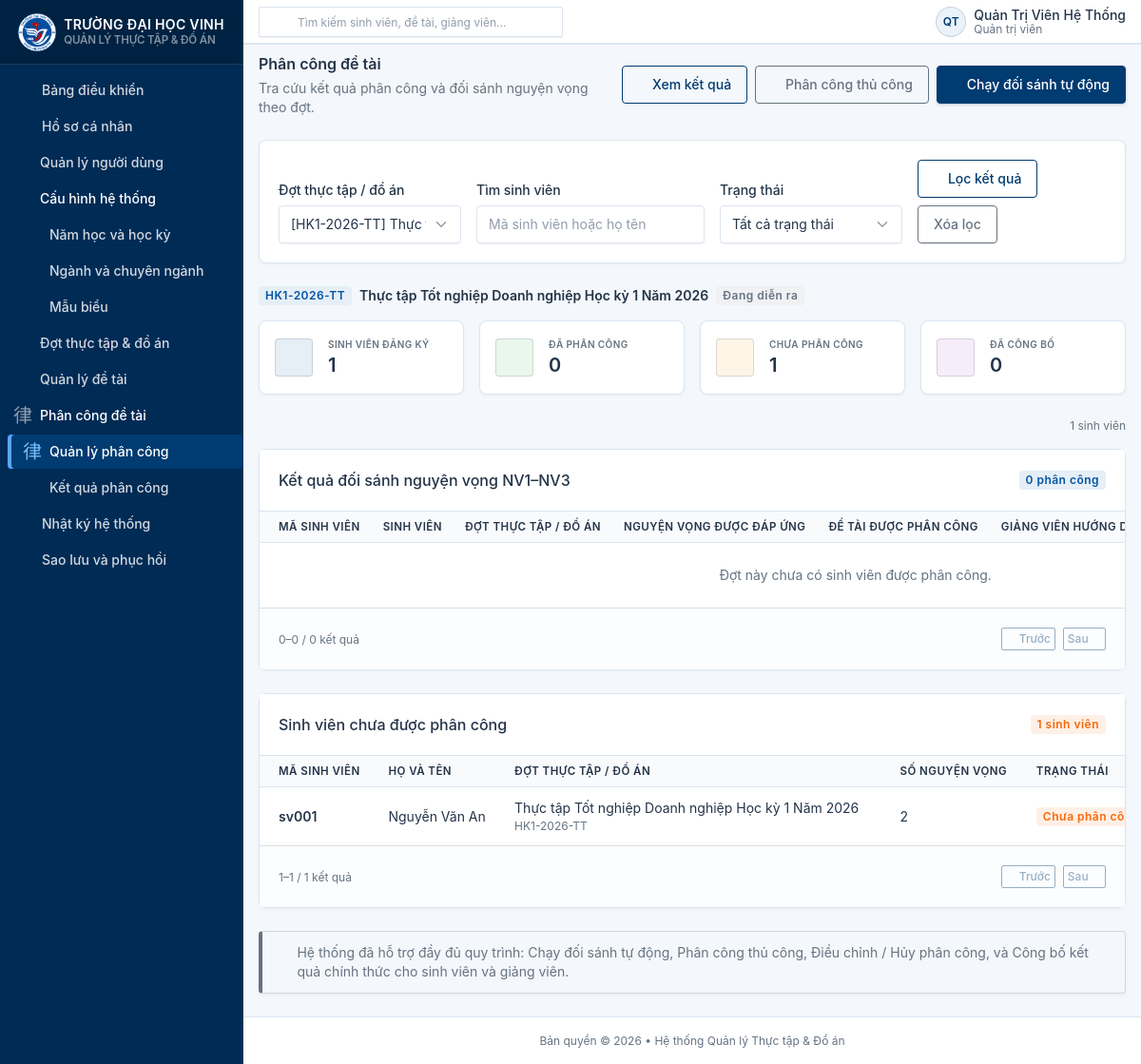
Screenshot of /assignments (signed in) with the database file from the repository.
### tables this page shows
CREATE TABLE IF NOT EXISTS `internship_periods` (
    `id` INT UNSIGNED AUTO_INCREMENT PRIMARY KEY COMMENT 'Khóa chính tự tăng',
    `code` VARCHAR(50) NOT NULL COMMENT 'Mã đợt định danh duy nhất (vd: HK1-2026-TT, HK2-2026-DA)',
    `name` VARCHAR(150) NOT NULL COMMENT 'Tên hiển thị của đợt thực tập / đồ án',
    `type` ENUM('internship', 'graduation_project') NOT NULL COMMENT 'Loại đợt: internship (Thực tập) hoặc graduation_project (Đồ án tốt nghiệp)',
    `start_date` DATE NOT NULL COMMENT 'Ngày bắt đầu đợt (YYYY-MM-DD)',
    `end_date` DATE NOT NULL COMMENT 'Ngày kết thúc đợt (YYYY-MM-DD)',
    `status` ENUM('draft', 'active', 'closed') NOT NULL DEFAULT 'draft' COMMENT 'Trạng thái đợt: draft (Nháp/Chưa mở), active (Đang diễn ra), closed (Đã kết thúc/Đóng)',
    `description` TEXT NULL COMMENT 'Mô tả chi tiết, quy định hoặc thông báo cho đợt',
    `created_at` DATETIME NOT NULL DEFAULT CURRENT_TIMESTAMP COMMENT 'Thời điểm tạo bản ghi',
    `updated_at` DATETIME NOT NULL DEFAULT CURRENT_TIMESTAMP ON UPDATE CURRENT_TIMESTAMP COMMENT 'Thời điểm cập nhật cuối',
    UNIQUE KEY `uk_internship_periods_code` (`code`),
    INDEX `idx_internship_periods_status` (`status`),
    INDEX `idx_internship_periods_type` (`type`),
    INDEX `idx_internship_periods_dates` (`start_date`, `end_date`),
    CONSTRAINT `chk_period_dates` CHECK (`end_date` >= `start_date`)
);

CREATE TABLE IF NOT EXISTS `users` (
    `id` INT UNSIGNED AUTO_INCREMENT PRIMARY KEY,
    `username` VARCHAR(50) NOT NULL UNIQUE COMMENT 'Tên đăng nhập / Mã sinh viên / Mã giảng viên',
    `email` VARCHAR(100) NOT NULL UNIQUE COMMENT 'Email liên hệ chính thức',
    `password` VARCHAR(255) NOT NULL COMMENT 'Mật khẩu đã được mã hóa Bcrypt an toàn',
    `full_name` VARCHAR(100) NOT NULL COMMENT 'Họ và tên đầy đủ',
    `phone` VARCHAR(20) NULL COMMENT 'Số điện thoại liên lạc',
    `avatar` VARCHAR(255) NULL COMMENT 'Đường dẫn ảnh đại diện (kế thừa cũ)',
    `avatar_path` VARCHAR(255) NULL COMMENT 'Đường dẫn ảnh đại diện chuẩn hóa',
    `status` TINYINT(1) NOT NULL DEFAULT 1 COMMENT 'Trạng thái tài khoản: 1 = Hoạt động, 0 = Bị khóa',
    `created_at` DATETIME NOT NULL DEFAULT CURRENT_TIMESTAMP,
    `updated_at` DATETIME NOT NULL DEFAULT CURRENT_TIMESTAMP ON UPDATE CURRENT_TIMESTAMP,
    INDEX `idx_users_status` (`status`)
);

### app/Views/assignments/index.php (the view, shortened to what the rows shown need)
<?php
require dirname(__DIR__) . '/layouts/header.php';
$escape = static fn(mixed $value): string => htmlspecialchars(
    is_scalar($value) ? (string)$value : '',
    ENT_QUOTES,
    'UTF-8'
);
$periods = is_array($periods ?? null) ? $periods : [];
$assignments = is_array($assignments ?? null) ? $assignments : [];
$unassigned = is_array($unassigned ?? null) ? $unassigned : [];
$statistics = is_array($statistics ?? null) ? $statistics : [];
$statusLabels = is_array($statusLabels ?? null) ? $statusLabels : [];
$filters = is_array($filters ?? null) ? $filters : [];
$selectedStatus = is_string($_GET['status'] ?? null)
    ? trim($_GET['status'])
    : (string)($filters['status'] ?? '');
if ($selectedStatus !== 'unassigned' && !array_key_exists($selectedStatus, $statusLabels)) {
    $selectedStatus = '';
}
$isManager = !empty($isManager);
$currentPeriod = (int)($currentPeriod ?? 0);
$keyword = is_string($filters['keyword'] ?? null) ? trim($filters['keyword']) : '';
$searchKeyword = mb_strtolower($keyword, 'UTF-8');
$assignments = array_values(array_filter(
    $assignments,
    static function (array $assignment) use ($selectedStatus, $statusLabels, $searchKeyword): bool {
        $status = (string)($assignment['status'] ?? '');
        if ($selectedStatus === 'unassigned'
            || ($selectedStatus !== '' && isset($statusLabels[$selectedStatus]) && $status !== $selectedStatus)) {
            return false;
        }
        if ($searchKeyword === '') {
            return true;
        }
        $studentText = mb_strtolower(
            (string)($assignment['student_code'] ?? '') . ' ' . (string)($assignment['student_name'] ?? ''),
            'UTF-8'
        );
        return str_contains($studentText, $searchKeyword);
    }
));
$unassigned = array_values(array_filter(
    $unassigned,
    static function (array $student) use ($selectedStatus, $searchKeyword): bool {
        if ($selectedStatus !== '' && $selectedStatus !== 'unassigned') {
            return false;
        }
        if ($searchKeyword === '') {
            return true;
        }
        $studentText = mb_strtolower(
            (string)($student['student_code'] ?? '') . ' ' . (string)($student['student_name'] ?? ''),
            'UTF-8'
        );
        return str_contains($studentText, $searchKeyword);
    }
));
$selectedPeriod = null;
foreach ($periods as $period) {
    if ((int)($period['id'] ?? 0) === $currentPeriod) {
        $selectedPeriod = $period;
        break;
    }
}
?>
<div class="container-xl assignment-page">
    <?php if (!$isManager): ?>
        <div class="alert alert-warning" role="alert">
            Bạn không có quyền xem danh sách phân công. Chức năng này chỉ dành cho cán bộ có quyền quản lý.
        </div>
    <?php else: ?>
        <div class="d-flex flex-column flex-lg-row align-items-lg-center justify-content-between gap-3 mb-4">
            <div>
                <h2 class="h3 mb-1">Phân công đề tài</h2>
            </div>
        </div>
        <?php if (!$periods): ?>
            <div class="card">
                <div class="card-body text-center py-5">
                    <span class="empty-state-icon mb-3"><i class="ti ti-calendar-off fs-2"></i></span>
                    <h3 class="h4">Chưa có đợt thực tập hoặc đồ án</h3>
                    <p class="text-secondary mb-0">Tạo đợt trước khi xem hoặc thực hiện đối sánh phân công.</p>
                </div>
            </div>
        <?php elseif (!$selectedPeriod): ?>
            <div class="alert alert-info" role="status">Vui lòng chọn một đợt hợp lệ để xem kết quả.</div>
        <?php else: ?>
            <div class="d-flex flex-wrap align-items-center gap-2 mb-3">
                <span class="badge bg-blue-lt text-blue"><?= $escape($selectedPeriod['code'] ?? '') ?></span>
                <h3 class="h4 mb-0"><?= $escape($selectedPeriod['name'] ?? '') ?></h3>
                <span class="badge bg-secondary-lt text-secondary">
                    <?= $escape(\App\Models\InternshipPeriod::STATUS_LABELS[$selectedPeriod['status'] ?? ''] ?? ($selectedPeriod['status'] ?? '')) ?>
                </span>
            </div>
            <div class="row row-deck row-cards mb-4">
                <?php
                $statCards = [
                    ['label' => 'Sinh viên đăng ký', 'value' => $statistics['total_registered'] ?? 0, 'icon' => 'ti-users', 'color' => 'blue'],
                    ['label' => 'Đã phân công', 'value' => $statistics['active_assignments'] ?? 0, 'icon' => 'ti-user-check', 'color' => 'green'],
                    ['label' => 'Chưa phân công', 'value' => $statistics['unassigned_count'] ?? 0, 'icon' => 'ti-user-question', 'color' => 'yellow'],
                    ['label' => 'Đã công bố', 'value' => $statistics['published_count'] ?? 0, 'icon' => 'ti-speakerphone', 'color' => 'purple'],
                ];
                ?>
                <?php foreach ($statCards as $stat): ?>
                    <div class="col-6 col-xl-3">
                        <div class="card card-sm h-100">
                            <div class="card-body">
                                <div class="d-flex align-items-center gap-3">
                                    <span class="avatar bg-<?= $escape($stat['color']) ?>-lt text-<?= $escape($stat['color']) ?>">
                                        <i class="ti <?= $escape($stat['icon']) ?> fs-2"></i>
                                    </span>
                                    <div>
                                        <div class="subheader"><?= $escape($stat['label']) ?></div>
                                        <div class="h2 mb-0"><?= (int)$stat['value'] ?></div>
                                    </div>
                                </div>
                            </div>
                        </div>
                    </div>
                <?php endforeach; ?>
            </div>
            <div class="d-flex justify-content-end mb-3">
                <span class="text-secondary small" id="assignment-result-count" aria-live="polite">
                </span>
            </div>
            <?php require __DIR__ . '/results.php'; ?>
            <div class="alert alert-success-lt mt-4 mb-0 d-flex align-items-center gap-2" role="note">
                <i class="ti ti-info-circle fs-3 text-success"></i>
                <div>
                    Hệ thống đã hỗ trợ đầy đủ quy trình: Chạy đối sánh tự động, Phân công thủ công, Điều chỉnh / Hủy phân công, và Công bố kết quả chính thức cho sinh viên và giảng viên.
                </div>
            </div>
        <?php endif; ?>
    <?php endif; ?>
</div>
<?php require dirname(__DIR__) . '/layouts/footer.php'; ?>

### app/Views/assignments/results.php (shortened to what the rows shown need)
<?php
$assignments = is_array($assignments ?? null) ? $assignments : [];
$unassigned = is_array($unassigned ?? null) ? $unassigned : [];
$selectedPeriod = is_array($selectedPeriod ?? null) ? $selectedPeriod : [];
$escape = $escape ?? static fn(mixed $value): string => htmlspecialchars(
    is_scalar($value) ? (string)$value : '',
    ENT_QUOTES,
    'UTF-8'
);
?>
<section id="assignment-results" aria-labelledby="assignment-results-heading">
    <div class="card mb-4">
        <div class="card-header d-flex flex-wrap align-items-center justify-content-between gap-2">
            <h3 class="card-title mb-0" id="assignment-results-heading">Kết quả đối sánh nguyện vọng NV1–NV3</h3>
            <span class="badge bg-blue-lt text-blue"><?= count($assignments) ?> phân công</span>
        </div>
        <div class="table-responsive">
            <table class="table table-vcenter card-table assignment-table" data-assignment-table="assigned">
                <thead>
                    <tr>
                        <th>Mã sinh viên</th>
                        <th>Sinh viên</th>
                        <th>Đợt thực tập / đồ án</th>
                        <th>Nguyện vọng được đáp ứng</th>
                        <th>Đề tài được phân công</th>
                        <th>Giảng viên hướng dẫn</th>
                    </tr>
                </thead>
                <tbody>
                    <tr id="assignment-empty-filter" <?= $assignments ? 'hidden' : '' ?>>
                        <td colspan="9" class="text-center text-secondary py-4">
                            <?= $assignments ? 'Không có kết quả phù hợp bộ lọc.' : 'Đợt này chưa có sinh viên được phân công.' ?>
                        </td>
                    </tr>
                </tbody>
            </table>
        </div>
        <div class="card-footer d-flex flex-wrap align-items-center justify-content-between gap-2"
             data-assignment-pagination="assigned" hidden>
            <span class="text-secondary small" data-page-summary aria-live="polite"></span>
            <nav aria-label="Phân trang kết quả phân công" class="d-flex gap-2">
                <button type="button" class="btn btn-sm btn-outline-primary" data-page-previous>
                    <i class="ti ti-chevron-left me-1" aria-hidden="true"></i>Trước
                </button>
                <button type="button" class="btn btn-sm btn-outline-primary" data-page-next>
                    Sau<i class="ti ti-chevron-right ms-1" aria-hidden="true"></i>
                </button>
            </nav>
        </div>
    </div>
    <div class="card">
        <div class="card-header d-flex flex-wrap align-items-center justify-content-between gap-2">
            <h3 class="card-title mb-0">Sinh viên chưa được phân công</h3>
            <span class="badge bg-warning-lt text-warning"><?= count($unassigned) ?> sinh viên</span>
        </div>
        <div class="table-responsive">
            <table class="table table-vcenter card-table assignment-table" data-assignment-table="unassigned">
                <thead>
                    <tr>
                        <th>Mã sinh viên</th>
                        <th>Họ và tên</th>
                        <th>Đợt thực tập / đồ án</th>
                        <th>Số nguyện vọng</th>
                        <th>Trạng thái</th>
                    </tr>
                </thead>
                <tbody>
                    <?php foreach ($unassigned as $student): ?>
                        <?php
                        $studentSearch = mb_strtolower(
                            (string)($student['student_code'] ?? '') . ' ' . (string)($student['student_name'] ?? ''),
                            'UTF-8'
                        );
                        ?>
                        <tr class="assignment-filter-row" data-search="<?= $escape($studentSearch) ?>" data-status="unassigned">
                            <td class="fw-semibold"><?= $escape($student['student_code'] ?? '') ?></td>
                            <td><?= $escape($student['student_name'] ?? '') ?></td>
                            <td>
                                <div><?= $escape($selectedPeriod['name'] ?? '') ?></div>
                                <div class="text-secondary small"><?= $escape($selectedPeriod['code'] ?? '') ?></div>
                            </td>
                            <td><?= (int)($student['wishes_count'] ?? 0) ?></td>
                            <td><span class="badge bg-warning-lt text-warning">Chưa phân công</span></td>
                        </tr>
                    <?php endforeach; ?>
                </tbody>
            </table>
        </div>
        <div class="card-footer d-flex flex-wrap align-items-center justify-content-between gap-2"
             data-assignment-pagination="unassigned" hidden>
            <span class="text-secondary small" data-page-summary aria-live="polite"></span>
            <nav aria-label="Phân trang danh sách chưa phân công" class="d-flex gap-2">
                <button type="button" class="btn btn-sm btn-outline-primary" data-page-previous>
                    <i class="ti ti-chevron-left me-1" aria-hidden="true"></i>Trước
                </button>
                <button type="button" class="btn btn-sm btn-outline-primary" data-page-next>
                    Sau<i class="ti ti-chevron-right ms-1" aria-hidden="true"></i>
                </button>
            </nav>
        </div>
    </div>
</section>

### rows the page displays
internship_periods: code "HK1-2026-TT", name "Thực tập Tốt nghiệp Doanh nghiệp Học kỳ 1 Năm 2026", status "Đang diễn ra"
users: username "sv001", full_name "Nguyễn Văn An", wishes_count "2"

### other values shown
$title "Năm học và học kỳ Ngành và chuyên ngành Mẫu biểu Nhật ký hệ thống Sao lưu và phục hồi"
$escape($headerInitials) "QT"
$escape($currentFullName) "Quản Trị Viên Hệ Thống"
$escape($displayRole) "Quản trị viên"
$escape($stat['label']) "SINH VIÊN ĐĂNG KÝ"
$stat['value'] "1"
$escape($stat['label']) "ĐÃ PHÂN CÔNG"
$stat['value'] "0"
$escape($stat['label']) "CHƯA PHÂN CÔNG"
$escape($stat['label']) "ĐÃ CÔNG BỐ"
count($assignments) "0"
count($unassigned) "1"
